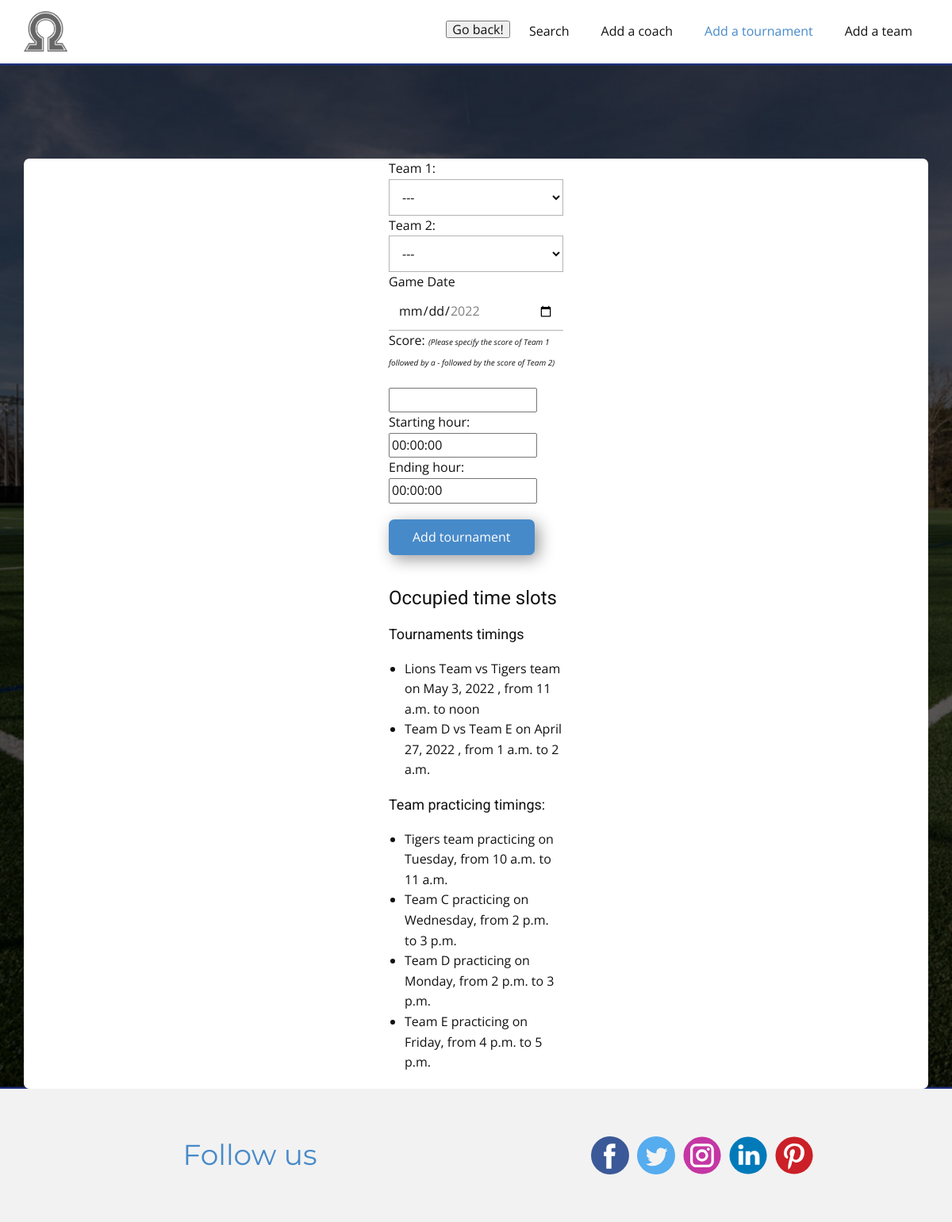
The page /creategame on the database its author committed.
### first_application/models.py (models this page shows)
class Game(models.Model):
    game_id= models.IntegerField(primary_key=True)
    team_1_name= models.CharField(max_length=30)
    team_2_name= models.CharField(max_length=30)
    score = models.CharField(max_length=6)
    Date= models.DateField(default=datetime.now)
    Starting_hour= models.TimeField(default="00:00:00" )
    Ending_hour= models.TimeField(default= "00:00:00")

class Team(models.Model):
    team_name= models.CharField(max_length=30)
    team_id= models.IntegerField(primary_key=True)
    team_description= models.TextField(default="some description")
    number_of_players= models.IntegerField()
    max_number_of_players= models.IntegerField(default=30)
    sports_type= models.CharField(max_length=30)
    age_cat= models.IntegerField(default=1)
    coach= models.ForeignKey(Coach, on_delete= models.CASCADE)
    training_day= models.CharField( max_length= 10, default="Monday")
    Starting_hour= models.TimeField(default="00:00:00" )
    Ending_hour= models.TimeField(default= "00:00:00")

### first_application/views.py (the view)
# urls.py: url(r'^creategame', views.creategame, name="creategame"),
def creategame(request):
    user = get_user(request)
    form= TournamenttForm()
    Teams= Team.objects.exclude(team_id=0)
    tournaments= Game.objects.exclude(game_id=0)
    if (request.method=='POST'):
        form= TournamenttForm(request.POST)
        if form.is_valid():
            id_temp= Game.objects.values('game_id').order_by('-game_id').first()['game_id']+1
            tform = form.cleaned_data
            sh = tform['Starting_hour']
            eh= tform['Ending_hour']
            team1_n= request.POST['select_team1']
            team2_n= request.POST['select_team2']
            Gameday= request.POST['Gameday']
            score= request.POST['score']
            team1= Team.objects.filter(team_name= team1_n)[:1].get()
            team2= Team.objects.filter(team_name= team2_n)[:1].get()
            int_weekday= str(datetime.strptime(Gameday, '%Y-%m-%d').weekday())
            str_weekday= getweekday(int_weekday)
            if (team1==team2):
                messages.success(request, "Cannot select the same team for team 1 and team2")
                return render(request, 'creategame.html', {'form':form, 'user':user, 'Teams': Teams })
            elif (team1.sports_type!=team2.sports_type):
                messages.success(request, "Selected teams must be teams of the same sports type")
                return render(request, 'creategame.html', {'form':form, 'user':user, 'Teams': Teams })
            elif (team1.age_cat!= team2.age_cat):
                messages.success(request, "Selected teams must be of the same age category")
                return render(request, 'creategame.html', {'form':form, 'user':user, 'Teams': Teams })
            elif (Game.objects.filter(Date= Gameday, Starting_hour=sh).exists()):
                messages.success(request, "There is another tournament being held during this time. Please change the timing")
                return render(request, 'creategame.html', {'form':form, 'user':user, 'Teams': Teams })
            elif (Team.objects.filter(training_day= str_weekday,Starting_hour= sh, Ending_hour= eh).exists()):
                messages.success(request, "There is a team practicing during this time. Please change the timing")
                return render(request, 'creategame.html', {'form':form, 'user':user, 'Teams': Teams })
            Game.objects.create(game_id= id_temp, team_1_name= team1_n, team_2_name= team2_n, score= score, Date= Gameday, Starting_hour= sh, Ending_hour= eh )
            messages.success(request, "Tournament succesfully added!"+ str_weekday)
            return render(request, 'creategame.html', {'form':form, 'user':user, 'Teams': Teams })
    else:
        return render(request, 'creategame.html', {'form':form , 'user':user, 'Teams':Teams, 'tournaments': tournaments})

### first_application/forms.py
class TournamenttForm(forms.ModelForm):
    class Meta:
        model=Game
        fields= [ 'Starting_hour', 'Ending_hour']

### first_application/views.py (called while the page is built)
def get_user(request):
    try:
        user= User.objects.get(user_id=request.session['user_id'])
        return user
    except Exception as e:
        return None

### templates/creategame.html (shortened to what this page needs)
<!DOCTYPE html>
{% load static %}
<html style="font-size: 16px;">
  <head>
    <link rel="stylesheet" href="{% static 'nicepage.css' %}" media="screen">
<link rel="stylesheet" href="{% static 'adminpagesearch.css' %}" media="screen">
  </head>
  <body class="u-body u-xl-mode"><header class="u-clearfix u-header u-header" id="sec-3231"><div class="u-clearfix u-sheet u-sheet-1">
        <a href="google.com" class="u-image u-logo u-opacity u-opacity-60 u-image-1" data-image-width="530" data-image-height="484" title="Home">
          <img src="{% static 'images/logo1.png' %}" class="u-logo-image u-logo-image-1">
        </a>
        <nav class="u-menu u-menu-dropdown u-offcanvas u-menu-1">
          <div class="u-custom-menu u-nav-container">
            <input type="button" value="Go back!" onclick="history.back()">
            <li class="u-nav-item"><a href="{% url 'adminsearch' %}" class="u-button-style u-nav-link u-text-active-palette-1-base u-text-hover-palette-2-base" style="padding: 10px 20px;">Search</a>
            </li><li class="u-nav-item"><a href="{% url 'createcoach' %}" class="u-button-style u-nav-link u-text-active-palette-1-base u-text-hover-palette-2-base" style="padding: 10px 20px;">Add a coach</a>
            </li><li class="u-nav-item"><a href="{% url 'creategame' %}" class="u-button-style u-nav-link u-text-active-palette-1-base u-text-hover-palette-2-base" style="padding: 10px 20px;">Add a tournament</a>
            </li><li class="u-nav-item"><a href="{% url 'createteam' %}" class="u-button-style u-nav-link u-text-active-palette-1-base u-text-hover-palette-2-base" style="padding: 10px 20px;">Add a team</a>
            </li></ul>
          </div>
        </nav>
      </div></header>
      <section class="u-align-center u-clearfix u-image u-section-1" src="" data-image-width="1921" data-image-height="1080" id="sec-8768">
        <div class="u-clearfix u-sheet u-sheet-1">
        <div class="u-container-style u-group u-radius-7 u-shape-round u-white u-group-1">
          <form action="creategame" method="POST" style="margin: auto; width: 220px;" >
            <label for="id_team_1_name">Team 1:</label>
            <select id="select-26d7" name="select_team1" class="u-border-1 u-border-grey-30 u-input u-input-rectangle u-white u-input-2">
                <option selected disabled ="true">---</option>
              </select>
              <label for="id_team_2_name">Team 2:</label>
            <select id="select-26d7" name="select_team2" class="u-border-1 u-border-grey-30 u-input u-input-rectangle u-white u-input-2">
                <option selected disabled ="true">---</option>
              </select>
              <label for="date-7e5f" class="u-label">Game Date</label>
                <input  min="2022-04-27" max="2022-05-10"  type="date" placeholder="MM/DD/YYYY" id="date-7e5f" name="Gameday" class="u-border-1 u-border-grey-30 u-border-no-left u-border-no-right u-border-no-top u-input u-input-rectangle u-white" required="">
                <label for="id_score">Score:</label>
                <font size=0.5 <p> <i> (Please specify the score of Team 1 followed by a - followed by the score of Team 2)</i></p></font>
            <input type="text"  id="email-a30d" name="score" required="">
              {{form}}
            <input name= "addgame" class="u-border-none u-btn u-btn-round u-btn-submit u-button-style u-hover-palette-1-dark-1 u-palette-1-base u-radius-7 u-btn-1" type="submit" value="Add tournament" >
            <h4> Occupied time slots </h4>
            <h6> Tournaments timings</h6>
            <ul>
            {% for t in tournaments%}
            <li>
                {{ t.team_1_name}} vs {{t.team_2_name}} on {{t.Date}} ,  from {{t.Starting_hour}} to {{t.Ending_hour}}
            </li>
            {% endfor %}
            </ul>
            <h6> Team practicing timings:</h6>
            <ul>
            {% for te in Teams %}
            <li>
              {{te.team_name}} practicing on {{te.training_day}},  from {{te.Starting_hour}} to {{te.Ending_hour}}
            </li>
            {% endfor %}
          </ul>
          </form>
          </div>
          </div>
          </section>
    <section class="u-align-center u-clearfix u-grey-5 u-section-2" id="sec-5c94">
      <div class="u-clearfix u-sheet u-sheet-1">
        <div class="u-clearfix u-expanded-width u-layout-wrap u-layout-wrap-1">
          <div class="u-gutter-0 u-layout">
            <div class="u-layout-row">
              <div class="u-align-center u-container-style u-layout-cell u-left-cell u-size-30 u-layout-cell-1">
                <div class="u-container-layout u-valign-middle u-container-layout-1">
                  <h2 class="u-custom-font u-font-montserrat u-text u-text-default u-text-palette-1-base u-text-1">Follow us</h2>
                </div>
              </div>
              <div class="u-align-center u-container-style u-layout-cell u-right-cell u-size-30 u-layout-cell-2">
                <div class="u-container-layout u-valign-middle u-container-layout-2">
                  <div class="u-social-icons u-spacing-10 u-social-icons-1">
                    <a class="u-social-url" title="facebook" target="_blank" href="https://facebook.com/name"><span class="u-icon u-social-facebook u-social-icon u-icon-1"><svg class="u-svg-link" preserveAspectRatio="xMidYMin slice" viewBox="0 0 112.196 112.196" style=""><use xmlns:xlink="http://www.w3.org/1999/xlink" xlink:href="#svg-194c"></use></svg></span>
                    </a>
                    <a class="u-social-url" title="twitter" target="_blank" href="https://twitter.com/name"><span class="u-icon u-social-icon u-social-twitter u-icon-2"><svg class="u-svg-link" preserveAspectRatio="xMidYMin slice" viewBox="0 0 112.197 112.197" style=""><use xmlns:xlink="http://www.w3.org/1999/xlink" xlink:href="#svg-037f"></use></svg></span>
                    </a>
                    <a class="u-social-url" target="_blank" data-type="Instagram" title="Instagram" href=""><span class="u-icon u-social-icon u-social-instagram u-icon-3"><svg class="u-svg-link" preserveAspectRatio="xMidYMin slice" viewBox="0 0 112 112" style=""><use xmlns:xlink="http://www.w3.org/1999/xlink" xlink:href="#svg-7eb4"></use></svg></span>
                    </a>
                    <a class="u-social-url" target="_blank" data-type="LinkedIn" title="LinkedIn" href=""><span class="u-icon u-social-icon u-social-linkedin u-icon-4"><svg class="u-svg-link" preserveAspectRatio="xMidYMin slice" viewBox="0 0 112 112" style=""><use xmlns:xlink="http://www.w3.org/1999/xlink" xlink:href="#svg-0e51"></use></svg></span>
                    </a>
                    <a class="u-social-url" target="_blank" data-type="Pinterest" title="Pinterest" href=""><span class="u-icon u-social-icon u-social-pinterest u-icon-5"><svg class="u-svg-link" preserveAspectRatio="xMidYMin slice" viewBox="0 0 112 112" style=""><use xmlns:xlink="http://www.w3.org/1999/xlink" xlink:href="#svg-7a74"></use></svg></span>
                    </a>
                  </div>
                </div>
              </div>
            </div>
          </div>
        </div>
      </div>
  </body>
</html>

### static/adminpagesearch.css (style rules this page uses)
.u-section-1 { background-image: url("images/background.png"); background-position: 50% 50%; min-height: 80vh; }
.u-section-1 .u-sheet-1 { margin-top: 15vh; min-height: 800px; }
.u-section-1 .u-input-2 { font-weight: 400; margin: 0 auto; }
.u-section-1 .u-btn-1 { box-shadow: 5px 5px 20px 0 rgba(0,0,0,0.4); }
.u-section-2 { background-image: none; }
.u-section-2 .u-sheet-1 { min-height: 168px; }
.u-section-2 .u-layout-wrap-1 { margin: 30px auto 30px 0; }
.u-section-2 .u-layout-cell-1 { min-height: 108px; }
.u-section-2 .u-container-layout-1 { padding: 30px 60px; }
.u-section-2 .u-text-1 { font-size: 2.25rem; margin: 0 auto; }
.u-section-2 .u-layout-cell-2 { min-height: 108px; }
.u-section-2 .u-container-layout-2 { padding: 29px 60px; }
.u-section-2 .u-social-icons-1 { height: 48px; min-height: 16px; width: 280px; min-width: 120px; margin: 0 auto; }
.u-section-2 .u-icon-1 { color: rgb(59, 89, 152) !important; }
.u-section-2 .u-icon-2 { color: rgb(17, 17, 17) !important; }
.u-section-2 .u-icon-3 { height: 100%; color: rgb(197, 54, 164) !important; }
.u-section-2 .u-icon-4 { height: 100%; color: rgb(0, 122, 185) !important; }
.u-section-2 .u-icon-5 { height: 100%; color: rgb(203, 32, 39) !important; }

### rows shown on the page
Game: team_1_name "Lions Team", team_2_name "Tigers team", Date "May 3, 2022", Starting_hour "11 a.m.", Ending_hour "noon"
Game: team_1_name "Team D", team_2_name "Team E", Date "April 27, 2022", Starting_hour "1 a.m.", Ending_hour "2 a.m."
Team: team_name "Tigers team", training_day "Tuesday", Starting_hour "10 a.m.", Ending_hour "11 a.m."
Team: team_name "Team C", training_day "Wednesday", Starting_hour "2 p.m.", Ending_hour "3 p.m."
Team: team_name "Team D", training_day "Monday", Starting_hour "2 p.m.", Ending_hour "3 p.m."
Team: team_name "Team E", training_day "Friday", Starting_hour "4 p.m.", Ending_hour "5 p.m."
